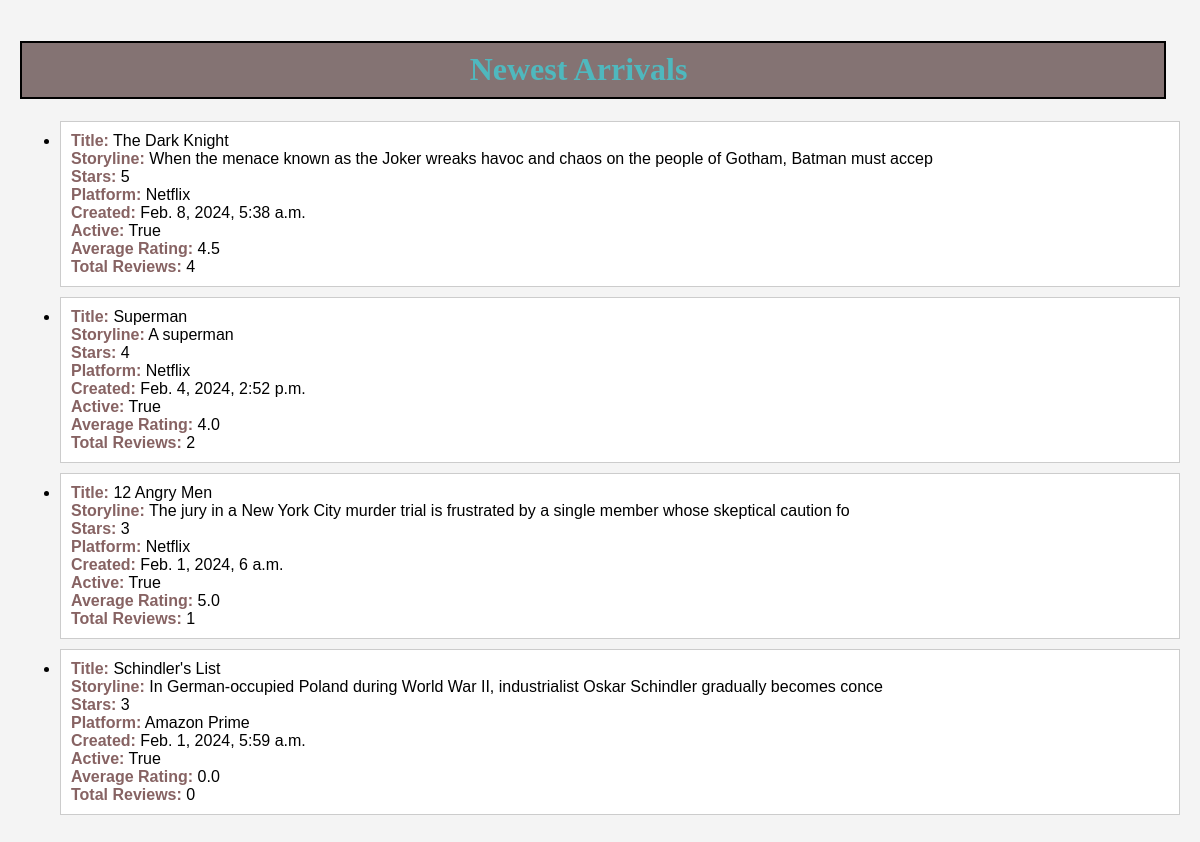
Page /api/newest-arrivals/ on the earlier database version.
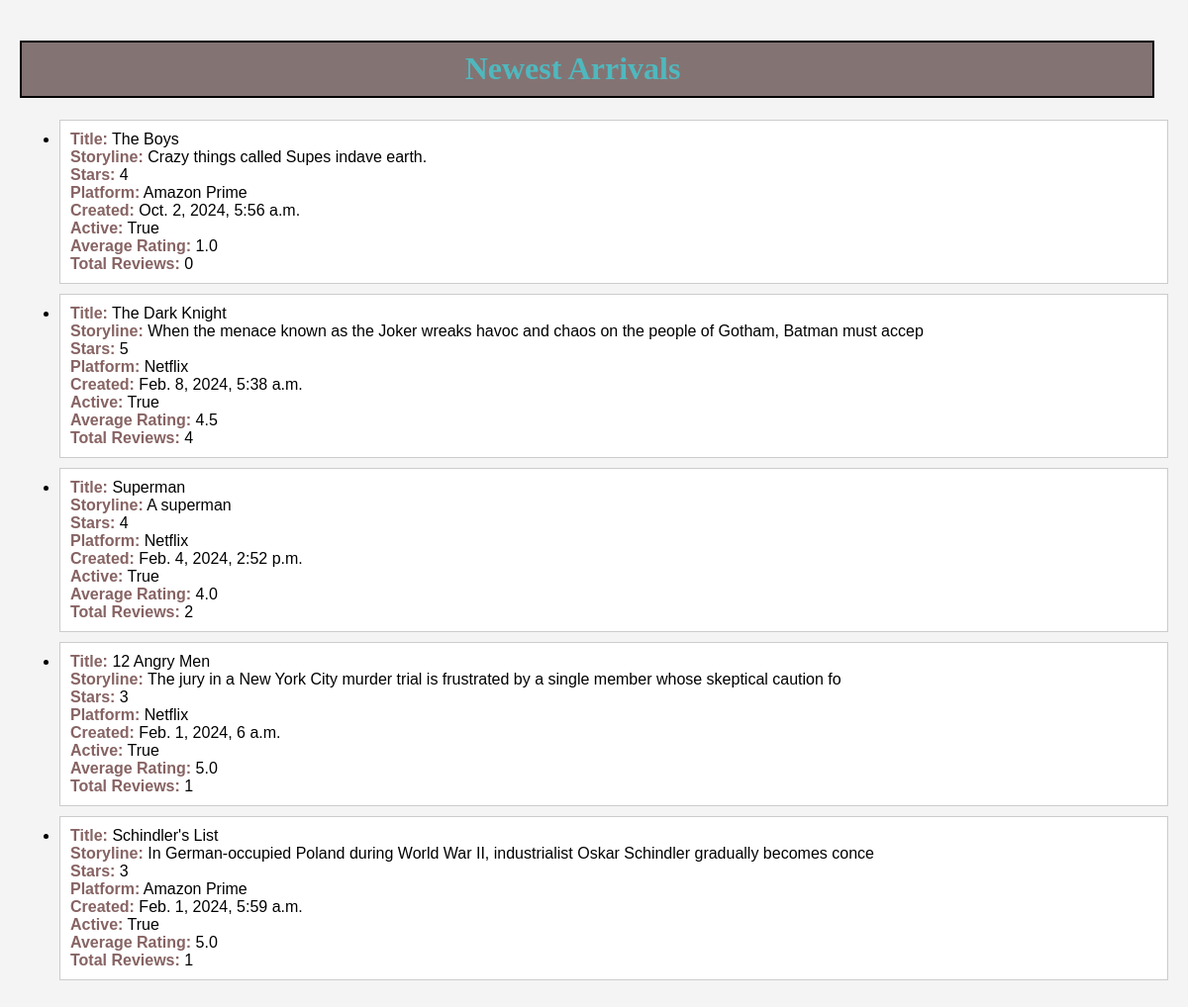
Same page on the later database version.
### blog/models.py (models this page shows, shortened)
class Watchlist(models.Model):
    title=models.CharField(max_length=100)
    storyline=models.CharField(max_length=100)
    stars=models.IntegerField(validators=[MinValueValidator(1), MaxValueValidator(5)])
    platform= models.ForeignKey(StreamPlatform,on_delete=models.CASCADE,related_name='watchlist')
    created=models.DateTimeField(auto_now_add=True)
    active=models.BooleanField(default=True)
    avg_rating=models.FloatField(default=0)
    total_reviews=models.IntegerField(default=0)

class StreamPlatform(models.Model):
    name=models.CharField(max_length=100)
    Description=models.CharField(max_length=100)
    website=models.URLField(max_length=100)
    def __str__(self):
        return self.name

### blog_api/views.py (the view)
# urls.py: path('newest-arrivals/', newestarrival, name='newest_arrivals'),
def newestarrival(request):
    newest_arrivals = Watchlist.objects.order_by('-created')  # Newest arrivals sorted by creation date
    return render(request, 'blog/newestarrival.html', {'newest_arrivals': newest_arrivals})

### templates/blog/newestarrival.html (shortened to what this page needs)
<!DOCTYPE html>
<html lang="en">
<head>
</head>
<body>
    <h1>Newest Arrivals</h1>
    <ul>
        {% for movie in newest_arrivals %}
            <li class="movie-item">
                <div class="movie-info">
                    <strong style="font-weight: 600;color: #876363;">Title:</strong> {{ movie.title }}<br>
                    <strong>Storyline:</strong> {{ movie.storyline }}<br>
                    <strong>Stars:</strong> {{ movie.stars }}<br>
                    <strong>Platform:</strong> {{ movie.platform }}<br>
                    <strong>Created:</strong> {{ movie.created }}<br>
                    <strong>Active:</strong> {{ movie.active }}<br>
                    <strong>Average Rating:</strong> {{ movie.avg_rating }}<br>
                    <strong>Total Reviews:</strong> {{ movie.total_reviews }}<br>
                </div>
            </li>
        {% endfor %}
    </ul>
</body>
</html>

### templates/blog/newestarrival.html (style rules this page uses)
body { font-family: Arial, sans-serif; background-color: #f4f4f4; margin: 0; padding: 20px; }
h1 { color: #333; border: 2px solid black; text-align: center; font-weight: 800; font-style: revert; color: #4ac0c6e5; animation: reverse; background-color: #847373; font-family: initial; padding-top: 8px; padding-bottom: 9px; margin-right: 14px; padding-right: 29px; }
.movie-item { background-color: #fff; border: 1px solid #ccc; margin-bottom: 10px; padding: 10px; }
.movie-info strong { color: #876363; }

Differences in the rows shown:
added Watchlist: title "The Boys", storyline "Crazy things called Supes indave earth.", stars "4", platform "Amazon Prime", created "Oct. 2, 2024, 5:56 a.m.", active "True", avg_rating "1.0", total_reviews "0"
changed Watchlist "Schindler's List": avg_rating "0.0" → "5.0"; total_reviews "0" → "1"
